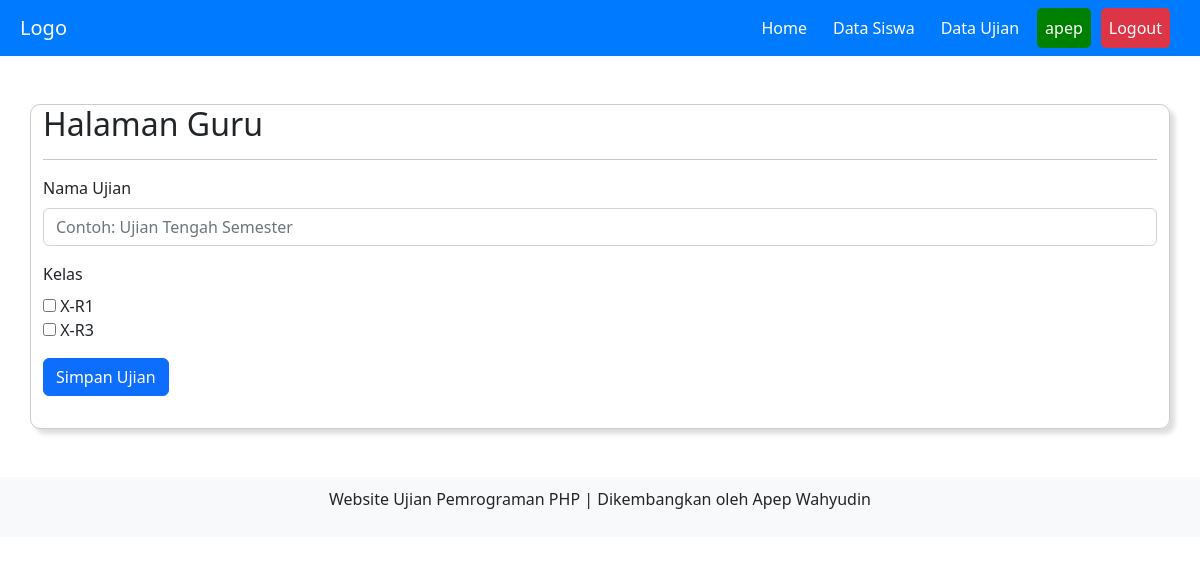
/guru/home.php?page=input_ujian (signed in), run on an earlier commit of the app's database.
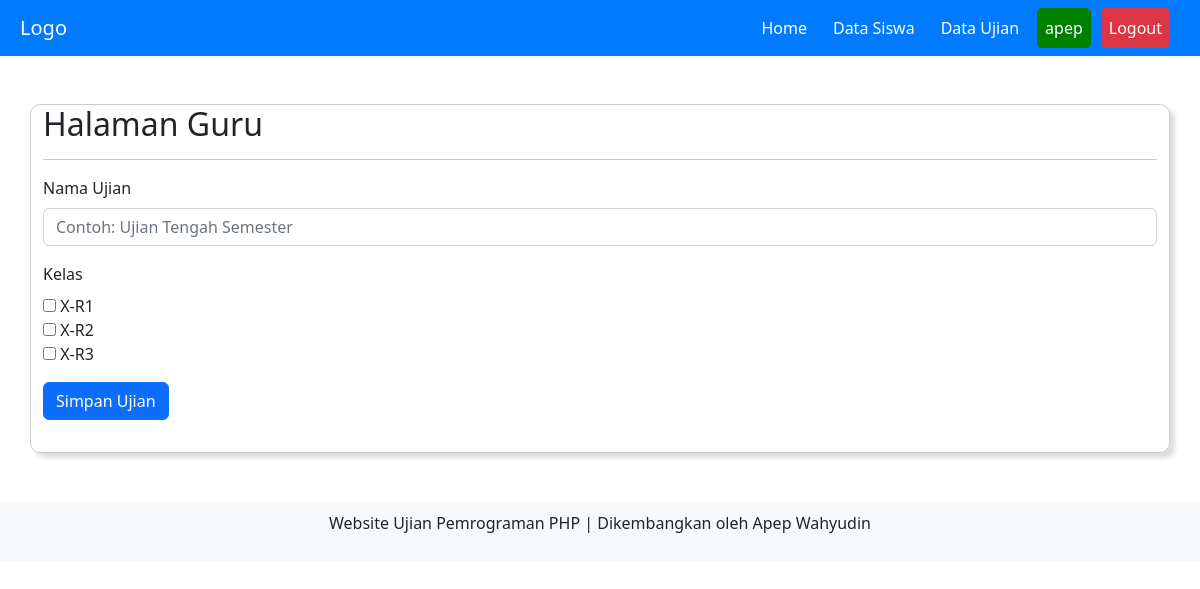
And on a later commit of the database.
### tables this page shows
CREATE TABLE `kelas` (
  `id_kelas` int(11) NOT NULL,
  `nama_kelas` varchar(10) NOT NULL,
  `status` enum('aktif','nonaktif') NOT NULL,
  `id_guru` int(11) NOT NULL
);

### guru/input_ujian.php (the view, shortened to what this page needs)
<form action="" method="post">
    <div class="mb-3">
        <label for="namaujian" class="form-label">Nama Ujian</label>
        <input type="text" class="form-control" id="namaujian" placeholder="Contoh: Ujian Tengah Semester" name="nama_ujian" required>
    </div>
    <div class="mb-3">
        <label for="kelas" class="form-label">Kelas</label>
        <br>
        <?php
        $query_kelas = "SELECT * FROM kelas WHERE id_guru='$_SESSION[id_guru]'";
        $result_kelas = mysqli_query($koneksi, $query_kelas);
        while ($row_kelas = mysqli_fetch_assoc($result_kelas)) {
            echo '<input type="checkbox" name="kelas[]" value="' . $row_kelas['id_kelas'] . '"> ' . $row_kelas['nama_kelas'] . '<br>';
        }
        ?>
    </div>
    <div class="mb-3">
        <button type="submit" class="btn btn-primary mb-3" name="submit">Simpan Ujian</button>
    </div>
</form>

### guru/home.php (shortened to what this page needs)
<?php
include "../koneksi.php";
?>
<!DOCTYPE html>
<html lang="en">
<head>
    <link rel="stylesheet" href="../codemirror/lib/codemirror.css">
    <link rel="stylesheet" href="../codemirror/theme/monokai.css">
    <link rel="stylesheet" href="../assets/dist/css/bootstrap.min.css">
    <link rel="stylesheet" href="https://cdn.datatables.net/2.0.0/css/dataTables.dataTables.min.css">
</head>
<body>
    <nav class="navbar navbar-expand-lg navbar-dark">
        <a class="navbar-brand" href="#">Logo</a>
        <div class="collapse navbar-collapse justify-content-end" id="navbarNav">
            <ul class="navbar-nav">
                <li class="nav-item active">
                    <a class="nav-link" href="home.php">Home</a>
                </li>
                <li class="nav-item active">
                    <a class="nav-link" href="home.php?page=siswa">Data Siswa</a>
                </li>
                <li class="nav-item active">
                    <a class="nav-link" href="home.php?page=ujian">Data Ujian</a>
                </li>
                <li class="nav-item name">
                    <a class="nav-link" href="#"><?= $_SESSION["username"]; ?></a>
                </li>
                <li class="nav-item logout">
                    <a class="nav-link" href="logout.php">Logout</a>
                </li>
            </ul>
        </div>
    </nav>
    <div class="container mt-5 mb-5">
        <div class="row">
            <div class="col-md-12 p-50">
                <h2>Halaman Guru</h2>
                <hr>
                <?php
                if (isset($_GET['page']) && $_GET['page'] != '') {
                    $page = addslashes($_GET['page']);
                    switch ($page) {
                        case "input_ujian":
                            include "input_ujian.php";
                            break;
                    }
                } else {
                    include "ujian.php";
                }
                ?>
            </div>
        </div>
    </div>
    <div class="footer">
        <p>Website Ujian Pemrograman PHP | Dikembangkan oleh Apep Wahyudin</p>
    </div>
</body>
</html>

### guru/home.php (style rules this page uses)
.navbar { background-color: #007bff; }
.navbar-nav, .navbar-brand { padding-left: 20px; padding-right: 20px; }
.navbar-nav .nav-item { margin-right: 10px; }
.navbar-nav .nav-link { color: #fff; }
.logout { background-color: #dc3545; border-radius: 5px; }
.name { background-color: green; border-radius: 5px; }
.row { border: solid 1px #CCC; border-radius: 10px; box-shadow: 5px 5px 5px #DDD; }
.footer { bottom: 0; width: 100%; background-color: #f8f9fa; text-align: center; padding: 10px 0; }

What changed in the data, as far as the page shows it:
now on this page (row edited): kelas: nama_kelas "X-R2"
